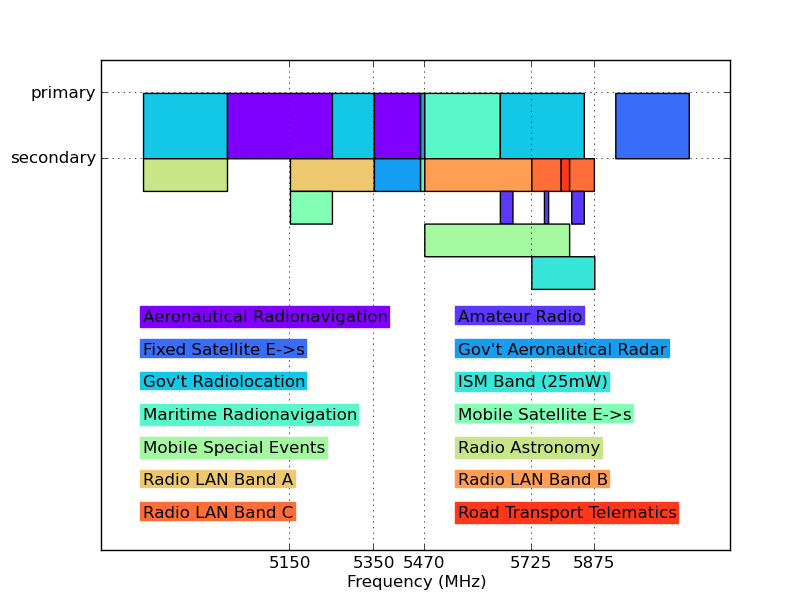

The Python source for this figure:
primary = [
	{ "band": (4800, 200), "desc": "Gov't Radiolocation" },
	{ "band": (5000, 250), "desc": "Aeronautical Radionavigation" },
	{ "band": (5250, 100), "desc": "Gov't Radiolocation" },
	{ "band": (5350, 110), "desc": "Aeronautical Radionavigation" },
	{ "band": (5460,  10), "desc": "Gov't Aeronautical Radar" },
        { "band": (5470, 180), "desc": "Maritime Radionavigation" },
        { "band": (5650, 200), "desc": "Gov't Radiolocation" },
        { "band": (5925, 175), "desc": "Fixed Satellite E->s" },
]
secondary = [
	{ "band": (4800, 200), "desc": "Radio Astronomy" },
	{ "band": (5150, 200), "desc": "Radio LAN Band A" },
	{ "band": (5350, 110), "desc": "Gov't Aeronautical Radar"},
        { "band": (5460,  10), "desc": "Maritime Radionavigation"},
	{ "band": (5470, 255), "desc": "Radio LAN Band B" },
	{ "band": (5725,  70), "desc": "Radio LAN Band C" },
	{ "band": (5795,  20), "desc": "Road Transport Telematics"},
        { "band": (5815,  59), "desc": "Radio LAN Band C" },
]
tertiary = [
	{ "band": (5150, 100), "desc": "Mobile Satellite E->s" },
	{ "band": (5650,  30), "desc": "Amateur Radio" },
        { "band": (5755,  10), "desc": "Amateur Radio" },
        { "band": (5820,  30), "desc": "Amateur Radio" },
]
quaternary = [
	{ "band": (5470, 345), "desc": "Mobile Special Events" },
]

pentiary = [
        { "band": (5725, 150), "desc": "ISM Band (25mW)" }
]
 
from matplotlib import cm

cmap = cm.rainbow

_cindex = list(set(x["desc"] for x in primary + secondary + tertiary + quaternary + pentiary))
_cindex.sort()
def cindex(d):
     return float(_cindex.index(d)) / len(_cindex)

pbar = [x["band"] for x in primary]
pcol = [cmap(cindex(x["desc"])) for x in primary]

sbar = [x["band"] for x in secondary]
scol = [cmap(cindex(x["desc"])) for x in secondary]

tbar = [x["band"] for x in tertiary]
tcol = [cmap(cindex(x["desc"])) for x in tertiary]
qbar = [x["band"] for x in quaternary]
qcol = [cmap(cindex(x["desc"])) for x in quaternary]
fbar = [x["band"] for x in pentiary]
fcol = [cmap(cindex(x["desc"])) for x in pentiary]

import matplotlib.pyplot as plt

fig = plt.figure()
ax = fig.add_subplot(111)
ax.broken_barh(pbar, (12, 2), facecolors=pcol)
ax.broken_barh(sbar, (11, 1), facecolors=scol)
ax.broken_barh(tbar, (10, 1), facecolors=tcol)
ax.broken_barh(qbar, (9, 1), facecolors=qcol)
ax.broken_barh(fbar, (8, 1), facecolors=fcol)
ax.set_ylim(0,15)
ax.set_xlim(4700, 6200)
ax.set_yticks((12, 14))
ax.set_yticklabels(("secondary", "primary"))
ax.set_xticks((5150, 5350, 5470, 5725, 5875))
ax.set_xlabel("Frequency (MHz)")
ax.grid(True)

row = 0
col = 0
for desc in _cindex:
    y = 7 - row
    x = 4800 + col * 750
    col += 1
    if col == 2:
        col = 0
        row += 1
    ax.text(x, y, desc, backgroundcolor=cmap(cindex(desc)))

plt.show()
